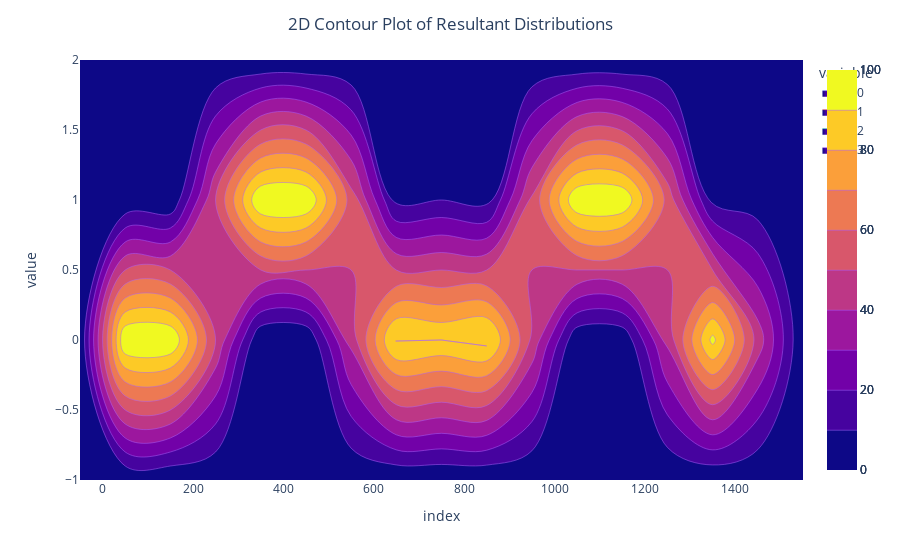
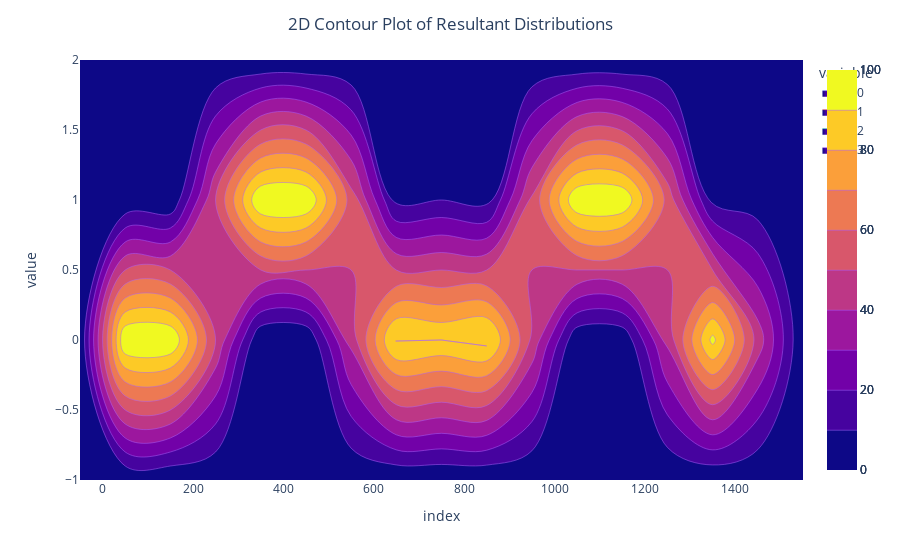
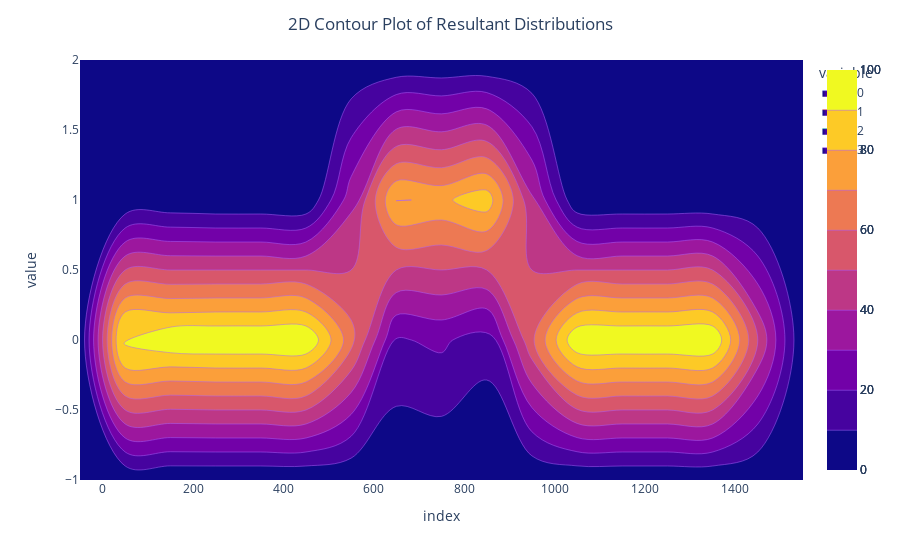
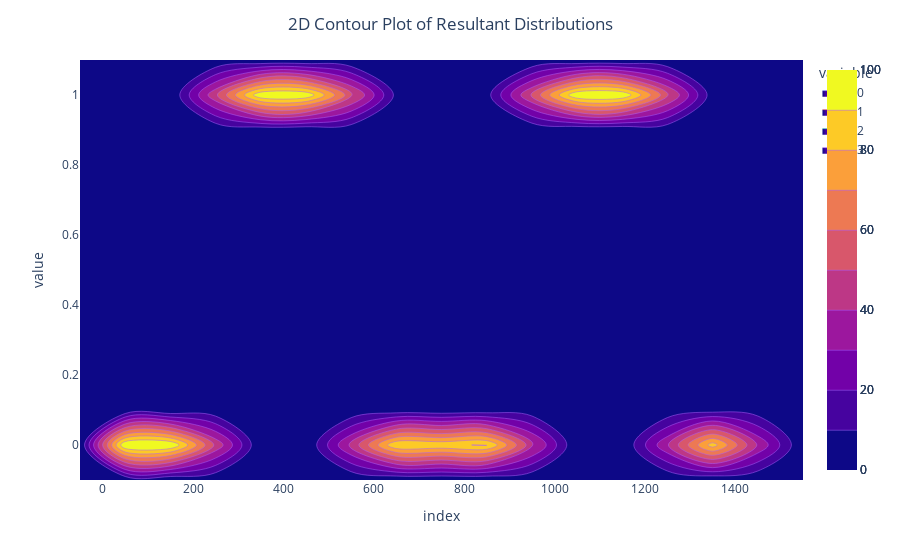

Notebook code cell kept with these figures, in order:
### Code cell
def Gaussian_cov(cov):
    gmm = GaussianMixture(n_components = 4, covariance_type=cov)
    gmm.fit(df_s)
    
    # Calculating the probability density and storing in df
    global probs  
    probs = gmm.predict_proba(df_s)
    global probs_df 
    probs_df = pd.DataFrame(probs)
        
    # Assign a label to each sample
    labels = gmm.predict(df_s)
    df_s['labels'] = labels
    df_s0 = df_s[df_s['labels']== 0]
    df_s1 = df_s[df_s['labels']== 1]
    df_s2 = df_s[df_s['labels']== 2]
    df_s3 = df_s[df_s['labels']== 3]
        
    fig = plt.figure(figsize=(25,25))
    fig.suptitle('Plots for the 4 Mixture Components with {} covariance'.format(cov),fontsize=30)
    fig.subplots_adjust(top=0.95)
    
    # Plotting three clusters in same plot
    plt.subplot(2, 2, 1)
    plt.scatter(df_s0[0], df_s0[1], c ='b',s=25)
    plt.scatter(df_s1[0], df_s1[1], c ='orange',s=25)
    plt.scatter(df_s2[0], df_s2[1], c ='g',s=25)
    plt.scatter(df_s3[0], df_s3[1], c ='r',s=25)
    plt.title('Scatter plot of the Mixture Components')
    
    # Visualizing Resultant Distributions
    plt.subplot(2, 2, 2)
    sns.kdeplot(data=probs_df).set(title=' Desnsity plot of the mixture components')
    plt.show()
    
    # 2D Contour plot of resultant Resultant Distributions
    fig = px.density_contour(probs_df)
    fig.update_traces(contours_coloring="fill") 
    fig.update_layout(title_text='2D Contour Plot of Resultant Distributions', title_x=0.5)
    fig.show()
    
    
### To get probability I can use verbose=2, but this will only output log probability (as per documentation)
### So we will have to convert to probability by using this equation e^(log_prob)/(1+e^{log_prob)
### Alternatively, I use the predict_proba method to compute the components' density for each sample.

cov_types = ['full','tied','diag','spherical']
for covars in cov_types:
    Gaussian_cov(covars)

### Figure 1 — Plotly figure (JSON) as saved in the notebook; plotly's stock layout.template omitted (floating-point values rounded to 4 significant figures; data arrays with more than 128 entries replaced by an {"elided": "..."} marker saying what was removed)
{"data": [{"contours": {"coloring": "fill"}, "hovertemplate": "variable=0<br>index=%{x}<br>value=%{y}<br>count=%{z}<extra></extra>", "legendgroup": "0", "line": {"color": "#636efa"}, "name": "0", "showlegend": true, "type": "histogram2dcontour", "x": {"elided": "1450 int values"}, "xaxis": "x", "xbingroup": "x", "y": {"elided": "1450 int values"}, "yaxis": "y", "ybingroup": "y"}, {"contours": {"coloring": "fill"}, "hovertemplate": "variable=1<br>index=%{x}<br>value=%{y}<br>count=%{z}<extra></extra>", "legendgroup": "1", "line": {"color": "#EF553B"}, "name": "1", "showlegend": true, "type": "histogram2dcontour", "x": {"elided": "1450 int values"}, "xaxis": "x", "xbingroup": "x", "y": {"elided": "1450 int values"}, "yaxis": "y", "ybingroup": "y"}, {"contours": {"coloring": "fill"}, "hovertemplate": "variable=2<br>index=%{x}<br>value=%{y}<br>count=%{z}<extra></extra>", "legendgroup": "2", "line": {"color": "#00cc96"}, "name": "2", "showlegend": true, "type": "histogram2dcontour", "x": {"elided": "1450 int values"}, "xaxis": "x", "xbingroup": "x", "y": {"elided": "1450 int values"}, "yaxis": "y", "ybingroup": "y"}, {"contours": {"coloring": "fill"}, "hovertemplate": "variable=3<br>index=%{x}<br>value=%{y}<br>count=%{z}<extra></extra>", "legendgroup": "3", "line": {"color": "#ab63fa"}, "name": "3", "showlegend": true, "type": "histogram2dcontour", "x": {"elided": "1450 int values"}, "xaxis": "x", "xbingroup": "x", "y": {"elided": "1450 int values"}, "yaxis": "y", "ybingroup": "y"}], "layout": {"legend": {"title": {"text": "variable"}, "tracegroupgap": 0}, "margin": {"t": 60}, "title": {"text": "2D Contour Plot of Resultant Distributions", "x": 0.5}, "xaxis": {"anchor": "y", "domain": [0, 1], "title": {"text": "index"}}, "yaxis": {"anchor": "x", "domain": [0, 1], "title": {"text": "value"}}}}

### Figure 2 — Plotly figure (JSON) as saved in the notebook; plotly's stock layout.template omitted (floating-point values rounded to 4 significant figures; data arrays with more than 128 entries replaced by an {"elided": "..."} marker saying what was removed)
{"data": [{"contours": {"coloring": "fill"}, "hovertemplate": "variable=0<br>index=%{x}<br>value=%{y}<br>count=%{z}<extra></extra>", "legendgroup": "0", "line": {"color": "#636efa"}, "name": "0", "showlegend": true, "type": "histogram2dcontour", "x": {"elided": "1450 int values"}, "xaxis": "x", "xbingroup": "x", "y": {"elided": "1450 int values"}, "yaxis": "y", "ybingroup": "y"}, {"contours": {"coloring": "fill"}, "hovertemplate": "variable=1<br>index=%{x}<br>value=%{y}<br>count=%{z}<extra></extra>", "legendgroup": "1", "line": {"color": "#EF553B"}, "name": "1", "showlegend": true, "type": "histogram2dcontour", "x": {"elided": "1450 int values"}, "xaxis": "x", "xbingroup": "x", "y": {"elided": "1450 int values"}, "yaxis": "y", "ybingroup": "y"}, {"contours": {"coloring": "fill"}, "hovertemplate": "variable=2<br>index=%{x}<br>value=%{y}<br>count=%{z}<extra></extra>", "legendgroup": "2", "line": {"color": "#00cc96"}, "name": "2", "showlegend": true, "type": "histogram2dcontour", "x": {"elided": "1450 int values"}, "xaxis": "x", "xbingroup": "x", "y": {"elided": "1450 int values"}, "yaxis": "y", "ybingroup": "y"}, {"contours": {"coloring": "fill"}, "hovertemplate": "variable=3<br>index=%{x}<br>value=%{y}<br>count=%{z}<extra></extra>", "legendgroup": "3", "line": {"color": "#ab63fa"}, "name": "3", "showlegend": true, "type": "histogram2dcontour", "x": {"elided": "1450 int values"}, "xaxis": "x", "xbingroup": "x", "y": {"elided": "1450 int values"}, "yaxis": "y", "ybingroup": "y"}], "layout": {"legend": {"title": {"text": "variable"}, "tracegroupgap": 0}, "margin": {"t": 60}, "title": {"text": "2D Contour Plot of Resultant Distributions", "x": 0.5}, "xaxis": {"anchor": "y", "domain": [0, 1], "title": {"text": "index"}}, "yaxis": {"anchor": "x", "domain": [0, 1], "title": {"text": "value"}}}}

### Figure 3 — Plotly figure (JSON) as saved in the notebook; plotly's stock layout.template omitted (floating-point values rounded to 4 significant figures; data arrays with more than 128 entries replaced by an {"elided": "..."} marker saying what was removed)
{"data": [{"contours": {"coloring": "fill"}, "hovertemplate": "variable=0<br>index=%{x}<br>value=%{y}<br>count=%{z}<extra></extra>", "legendgroup": "0", "line": {"color": "#636efa"}, "name": "0", "showlegend": true, "type": "histogram2dcontour", "x": {"elided": "1450 int values"}, "xaxis": "x", "xbingroup": "x", "y": {"elided": "1450 int values"}, "yaxis": "y", "ybingroup": "y"}, {"contours": {"coloring": "fill"}, "hovertemplate": "variable=1<br>index=%{x}<br>value=%{y}<br>count=%{z}<extra></extra>", "legendgroup": "1", "line": {"color": "#EF553B"}, "name": "1", "showlegend": true, "type": "histogram2dcontour", "x": {"elided": "1450 int values"}, "xaxis": "x", "xbingroup": "x", "y": {"elided": "1450 int values"}, "yaxis": "y", "ybingroup": "y"}, {"contours": {"coloring": "fill"}, "hovertemplate": "variable=2<br>index=%{x}<br>value=%{y}<br>count=%{z}<extra></extra>", "legendgroup": "2", "line": {"color": "#00cc96"}, "name": "2", "showlegend": true, "type": "histogram2dcontour", "x": {"elided": "1450 int values"}, "xaxis": "x", "xbingroup": "x", "y": {"elided": "1450 int values"}, "yaxis": "y", "ybingroup": "y"}, {"contours": {"coloring": "fill"}, "hovertemplate": "variable=3<br>index=%{x}<br>value=%{y}<br>count=%{z}<extra></extra>", "legendgroup": "3", "line": {"color": "#ab63fa"}, "name": "3", "showlegend": true, "type": "histogram2dcontour", "x": {"elided": "1450 int values"}, "xaxis": "x", "xbingroup": "x", "y": {"elided": "1450 int values"}, "yaxis": "y", "ybingroup": "y"}], "layout": {"legend": {"title": {"text": "variable"}, "tracegroupgap": 0}, "margin": {"t": 60}, "title": {"text": "2D Contour Plot of Resultant Distributions", "x": 0.5}, "xaxis": {"anchor": "y", "domain": [0, 1], "title": {"text": "index"}}, "yaxis": {"anchor": "x", "domain": [0, 1], "title": {"text": "value"}}}}

### Figure 4 — Plotly figure (JSON) as saved in the notebook; plotly's stock layout.template omitted (floating-point values rounded to 4 significant figures; data arrays with more than 128 entries replaced by an {"elided": "..."} marker saying what was removed)
{"data": [{"contours": {"coloring": "fill"}, "hovertemplate": "variable=0<br>index=%{x}<br>value=%{y}<br>count=%{z}<extra></extra>", "legendgroup": "0", "line": {"color": "#636efa"}, "name": "0", "showlegend": true, "type": "histogram2dcontour", "x": {"elided": "1450 int values"}, "xaxis": "x", "xbingroup": "x", "y": {"elided": "1450 float values"}, "yaxis": "y", "ybingroup": "y"}, {"contours": {"coloring": "fill"}, "hovertemplate": "variable=1<br>index=%{x}<br>value=%{y}<br>count=%{z}<extra></extra>", "legendgroup": "1", "line": {"color": "#EF553B"}, "name": "1", "showlegend": true, "type": "histogram2dcontour", "x": {"elided": "1450 int values"}, "xaxis": "x", "xbingroup": "x", "y": {"elided": "1450 float values"}, "yaxis": "y", "ybingroup": "y"}, {"contours": {"coloring": "fill"}, "hovertemplate": "variable=2<br>index=%{x}<br>value=%{y}<br>count=%{z}<extra></extra>", "legendgroup": "2", "line": {"color": "#00cc96"}, "name": "2", "showlegend": true, "type": "histogram2dcontour", "x": {"elided": "1450 int values"}, "xaxis": "x", "xbingroup": "x", "y": {"elided": "1450 float values"}, "yaxis": "y", "ybingroup": "y"}, {"contours": {"coloring": "fill"}, "hovertemplate": "variable=3<br>index=%{x}<br>value=%{y}<br>count=%{z}<extra></extra>", "legendgroup": "3", "line": {"color": "#ab63fa"}, "name": "3", "showlegend": true, "type": "histogram2dcontour", "x": {"elided": "1450 int values"}, "xaxis": "x", "xbingroup": "x", "y": {"elided": "1450 float values"}, "yaxis": "y", "ybingroup": "y"}], "layout": {"legend": {"title": {"text": "variable"}, "tracegroupgap": 0}, "margin": {"t": 60}, "title": {"text": "2D Contour Plot of Resultant Distributions", "x": 0.5}, "xaxis": {"anchor": "y", "domain": [0, 1], "title": {"text": "index"}}, "yaxis": {"anchor": "x", "domain": [0, 1], "title": {"text": "value"}}}}
